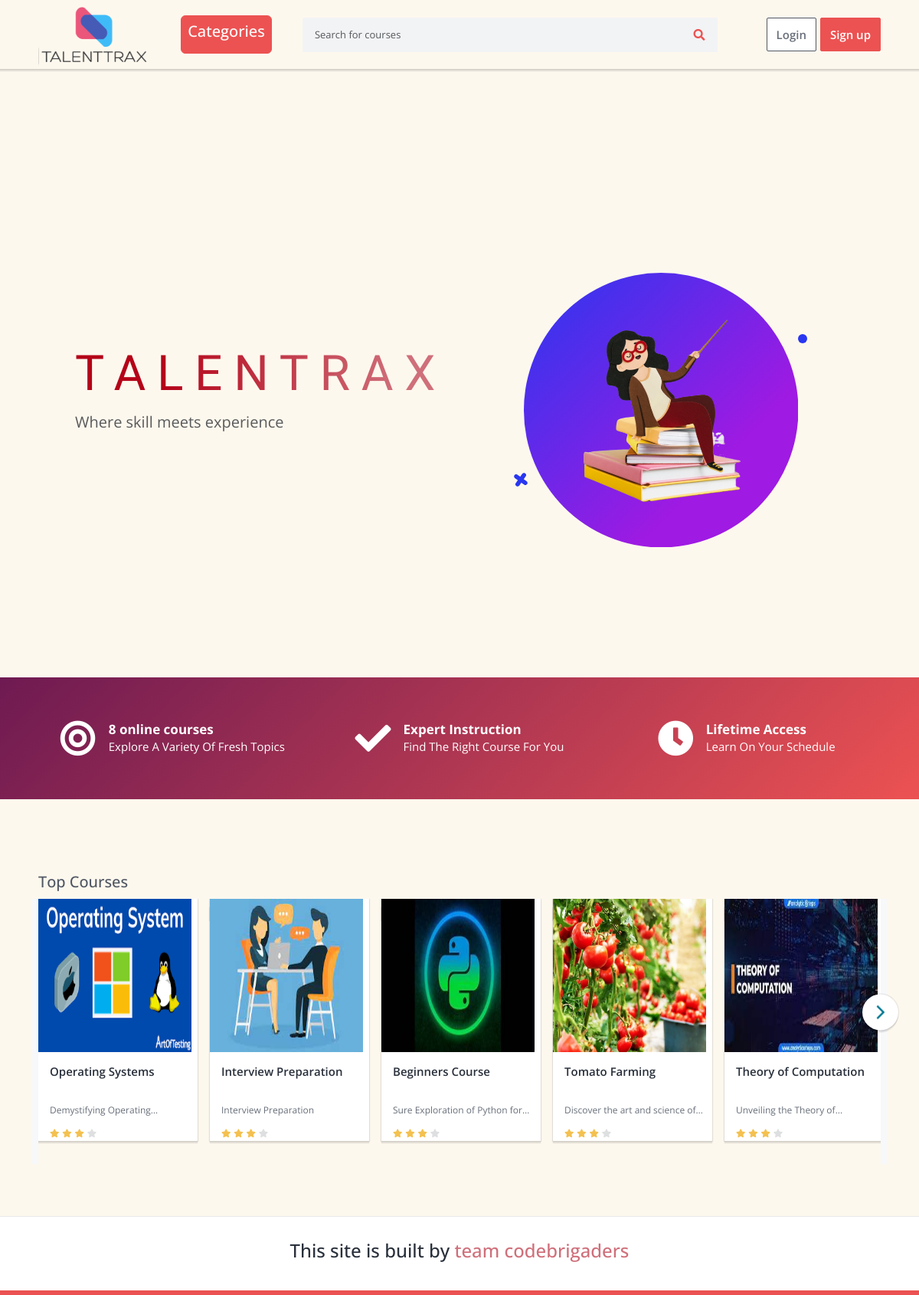
The page / on the database its author committed.
### courses/models.py (models this page shows, shortened)
class Course(models.Model):
    title = models.CharField(max_length=200)
    user = models.ForeignKey(User, on_delete=models.CASCADE)
    category = models.ForeignKey(Category, on_delete=models.SET_NULL, null=True)
    slug = models.SlugField(max_length=200, unique=True, primary_key=True, auto_created=False)
    short_description = models.TextField(blank=False, max_length=60)
    description = models.TextField(blank=False)
    outcome = models.CharField(max_length=200)
    requirements = models.CharField(max_length=200)
    language = models.CharField(max_length=200)
    level = models.CharField(max_length=20)
    thumbnail = models.ImageField(upload_to='thumbnails/')
    video_url = models.CharField(max_length=100)
    is_published = models.BooleanField(default=True)
    created_at = models.DateTimeField(default=now)
    updated_at = models.DateTimeField(default=now)

### talenttrax_/views.py (the view)
# urls.py: path('', HomeListView.as_view(), name='home'),
class HomeListView(ListView):
    model = Course
    template_name = 'index.html'
    context_object_name = 'courses'
    def get_context_data(self, **kwargs):
        context = super().get_context_data(**kwargs)
        context['top_courses'] = self.model.objects.all().order_by('?')
        return context

### cart/context_processors.py (called while the page is built)
def cart(request):
    return {'cart': Cart(request)}

### courses/context_processors.py (called while the page is built)
def categories_processor(request):
    categories = Category.objects.all()
    return {'categories': categories}

### templates/index.html (shortened to what this page needs)
{% extends 'layouts/base.html' %}
{% load static %}
{% load humanize %}
{% block content %}
    <section class="home-banner-area">
        <div class="container-lg">
            <div class="row">
                {% include 'home1.html' %}
            </div>
    </section>
    <section class="home-fact-area pt-5 pb-5 mt-5 mb-5">
        <div class="container-lg">
            <div class="row">
                <div class="col-md-4 d-flex">
                    <div class="home-fact-box mr-md-auto ml-auto mr-auto">
                        <i class="fas fa-bullseye float-left"></i>
                        <div class="text-box">
                            <h4>{{ courses.count }} online courses</h4>
                            <p>Explore A Variety Of Fresh Topics</p>
                        </div>
                    </div>
                </div>
                <div class="col-md-4 d-flex">
                    <div class="home-fact-box mr-md-auto ml-auto mr-auto">
                        <i class="fa fa-check float-left"></i>
                        <div class="text-box">
                            <h4>Expert Instruction</h4>
                            <p>Find The Right Course For You</p>
                        </div>
                    </div>
                </div>
                <div class="col-md-4 d-flex">
                    <div class="home-fact-box mr-md-auto ml-auto mr-auto">
                        <i class="fa fa-clock float-left"></i>
                        <div class="text-box">
                            <h4>Lifetime Access</h4>
                            <p>Learn On Your Schedule</p>
                        </div>
                    </div>
                </div>
            </div>
        </div>
    </section>
    <section class="course-carousel-area pb-5 pt-5 mt-5" >
        <div class="container-lg">
            <div class="row">
                <div class="col">
                    <h2 class="course-carousel-title">Top Courses</h2>
                    <div class="course-carousel">
                        {% for top_course in top_courses %}
                            <div class="course-box-wrap">
                                <a href="{% url 'courses:course-details' top_course.slug %}" class="has-popover">
                                    <div class="course-box">
                                        <div class="course-badge position best-seller">Best seller</div>
                                        <div class="course-image">
                                            <img style="height: 200px; width: 200px" src="{{ top_course.thumbnail.url }}" alt="" class="img-fluid">
                                        </div>
                                        <div class="course-details">
                                            <h5 class="title">{{ top_course.title }}</h5>
                                            <p class="instructors">{{ top_course.short_description }}</p>
                                            <div class="rating">
                                                <i class="fas fa-star filled"></i>
                                                <i class="fas fa-star filled"></i>
                                                <i class="fas fa-star filled"></i>
                                                <i class="fas fa-star"></i>
                                                <span class="d-inline-block average-rating">5</span>
                                            </div>
                                        </div>
                                    </div>
                                </a>
                            </div>
                        {% endfor %}
                    </div>
                </div>
            </div>
        </div>
    </section>
{% endblock %}

### templates/layouts/base.html (shortened to what this page needs)
<!DOCTYPE html>
<html>
<head>
    {% include 'partials/header.html' %}
</head>
<body class="gray-bg">
{% include 'partials/navbar.html' %}
{% block content %}{% endblock %}
{% include 'partials/footer.html' %}
</body>
</html>

### templates/partials/header.html (shortened to what this page needs)
{% load static %}
<link rel="stylesheet" href="{% static 'frontend/css/jquery.webui-popover.min.css' %}">
<link rel="stylesheet" href="{% static 'frontend/css/select2.min.css' %}">
<link rel="stylesheet" href="{% static 'frontend/css/slick.css' %}">
<link rel="stylesheet" href="{% static 'frontend/css/slick-theme.css' %}">
<link rel="stylesheet" href="{% static 'frontend/css/fontawesome-all.min.css' %}">
<link rel="stylesheet" href="{% static 'frontend/css/bootstrap.min.css' %}">
<link href="https://cdn.jsdelivr.net/npm/bootstrap@5.3.1/dist/css/bootstrap.min.css" rel="stylesheet"
integrity="sha384-4bw+/aepP/YC94hEpVNVgiZdgIC5+VKNBQNGCHeKRQN+PtmoHDEXuppvnDJzQIu9">
<link rel="stylesheet" href="{% static 'frontend/css/main.css' %}">
<link rel="stylesheet" href="{% static 'frontend/css/responsive.css' %}">
<link rel="stylesheet" href="https://cdnjs.cloudflare.com/ajax/libs/toastr.js/latest/css/toastr.css">
<link rel="stylesheet" href="{% static 'frontend/css/style.css' %}">

### templates/partials/navbar.html (shortened to what this page needs)
{% load static %}
<section class="menu-area">
    <div class="container-xl">
        <div class="row">
            <div class="col">
                <nav class="navbar navbar-expand-lg navbar-light">
                    <a class="navbar-brand" href="/">
                                              <img src="{% static 'images/logo.svg' %}" alt="" height="80">
                    </a>
                    {% include 'partials/menu.html' %}
                    <form class="inline-form" action="{% url 'udemy:search' %}" method="get" style="width: 80%;">
                        <div class="input-group search-box mobile-search">
                            <input type="text" name='q' class="form-control"
                                   placeholder="Search for courses">
                            <div class="input-group-append">
                                <button class="btn" type="submit"><i class="fas fa-search"></i></button>
                            </div>
                        </div>
                    </form>
                    {% if request.user.is_authenticated %}
                        <div class="user-box menu-icon-box">
                            <div class="icon">
                                <a href="">
                                    <img src="{% static 'images/avatar.png' %}" alt="" class="img-fluid">
                                </a>
                            </div>
                            <div class="dropdown user-dropdown corner-triangle top-right">
                                <ul class="user-dropdown-menu">
                                    <li class="dropdown-user-info">
                                        <a href="">
                                            <div class="clearfix">
                                                <div class="user-image float-left">
                                                    <img src="{% static 'images/avatar.png' %}" alt=""
                                                         class="img-fluid">
                                                </div>
                                                <div class="user-details">
                                                    <div class="user-name">
                                                        <span class="hi">hi,</span> {{ request.user.email }}
                                                    </div>
                                                    <div class="user-email">
                                                        <span class="email">{{ request.user.name }}</span>
                                                        <span class="welcome">Welcome back</span>
                                                    </div>
                                                </div>
                                            </div>
                                        </a>
                                    </li>
                                    <li class="user-dropdown-menu-item">
                                        <a href="{% url 'accounts:enrolled-courses' %}">
                                            <i class="far fa-gem"></i>Enrolled Courses
                                        </a>
                                    </li>
                                    <li class="user-dropdown-menu-item">
                                        <a href="">
                                            <i class="far fa-heart"></i>My Wishlist
                                        </a>
                                    </li>
                                    <li class="user-dropdown-menu-item">
                                        <a href="{% url 'accounts:my-profile' %}">
                                            <i class="fas fa-user"></i>Profile Edit
                                        </a>
                                    </li>
                                    <li class="dropdown-user-logout user-dropdown-menu-item">
                                        <a href="{% url 'accounts:logout' %}">Logout</a>
                                    </li>
                                </ul>
                            </div>
                        </div>
                    {% else %}
                        <div class="sign-in-box btn-group">
                            <a href="{% url 'accounts:login' %}" class="btn btn-sign-in">Login</a>
                            <a href="{% url 'accounts:register' %}" class="btn btn-sign-up">Sign up</a>
                        </div>
                    {% endif %}
                </nav>
            </div>
        </div>
    </div>
</section>

### templates/partials/menu.html (shortened to what this page needs)
<div class="main-nav-wrap">
    <ul class="mobile-main-nav">
        <li class="has-children">
            <a href="" class="btn p-2 text-white pl-1 rounded">
                <h5>Categories</h5>
            </a>
        </li>
    </ul>
</div>

### templates/home1.html (shortened to what this page needs)
{% load static %}
<header class="masthead mb-0">
    <header class="masthead">
        <div class="container px-5">
            <div class="row gx-5 align-items-center">
                <div class="col-lg-6">
                    <div class="mb-5 mb-lg-0 text-center text-lg-start">
                        <h1 class="display-1 lh-1 mb-3 home-brand-text">TALENTRAX</h1>
                        <p class="lead fw-normal text-muted mb-5 home-brand-text-1">Where skill meets experience</p>
                    </div>
                </div>
                <div class="col-lg-6">
                    <div class="masthead-device-mockup">
                        <svg class="shape-2 d-none d-sm-block" viewBox="0 0 100 100"
                            xmlns="http://www.w3.org/2000/svg">
                            <circle cx="50" cy="50" r="50"></circle>
                        </svg>
                        <div class="device-wrapper">
                            <div class="screen ">
                                <img src={% static 'images/home-logo.png' %} class="home-logo">
                            </div>
                        </div>
                    </div>
                </div>
            </div>
        </div>
        </div>

### templates/partials/footer.html (shortened to what this page needs)
<footer class="footer-area">
    <div class="container-xl">
        <div class="row justify-content-center">
            <div class="col text-center">
                <h4> This site is built by <span style="color:#CF6F7A ">team codebrigaders</span></h4>
            </div>
        </div>
    </div>
</footer>

### templates/partials/scripts.html (shortened to what this page needs)
{% load static %}

### static/frontend/css/responsive.css (style rules this page uses)
@media (min-width:768px) { .navbar-expand-lg { -webkit-box-orient: horizontal; -webkit-box-direction: normal; -ms-flex-flow: row nowrap; flex-flow: row nowrap; -webkit-box-pack: start; -ms-flex-pack: start; justify-content: flex-start; } }
@media (min-width:768px) { .main-nav-wrap { margin: 0 30px 0 22px; } }
@media (min-width:768px) { .main-nav-wrap { margin: 0 40px 0 25px; } }
@media (min-width:768px) { .main-nav-wrap>ul>li>a { font-size: 13px; color: #505763; padding: 23px 0; display: inline-block; position: relative; padding-left: 16px } }
@media (min-width:768px) { .main-nav-wrap ul { list-style: none; margin: 0; padding: 0; } }
@media (min-width:768px) { .main-nav-wrap>ul>li { position: relative; } }
@media (min-width:768px) { .sign-in-box { margin-left: 15px; } }

### static/frontend/css/style.css (style rules this page uses)
:root { --font-roboto: Roboto; --font-montserrat: Montserrat; --font-montecarlo: MonteCarlo; --font-size-7xl: 26px; --font-size-mini: 15px; --font-size-9xl: 28px; --font-size-lg: 18px; --color-floralwhite: #fdf8ee; --color-chocolate: #ff7426; --color-darkslateblue: #4d2c5e; --color-black: #000; --color-gray-100: #1d1d1d; --color-gray-200: rgba(255, 255, 255, 0.6); --color-gray-300: rgba(255, 255, 255, 0.2); --color-white: #fff; --br-4xl: 23px; }
body { background-color: #fdf8ee; }
.masthead { padding-top: 9.5rem; padding-bottom: 5rem; }
.masthead h1 { background: linear-gradient(270deg, #cf6f7a 11.45%, #b40318 76.75%); background-clip: text; -webkit-background-clip: text; -webkit-text-fill-color: transparent; font-family: "MonteCarlo", cursive; font-style: normal; font-size: 4rem; letter-spacing: 0.23em; }
.masthead .masthead-device-mockup { display: flex; align-items: center; justify-content: center; position: relative; z-index: 0; }
.masthead .masthead-device-mockup .shape-1 { position: absolute; height: 1rem; width: 1rem; transform: rotate(-10deg); fill: #2937f0; bottom: 15%; left: 10%; }
.masthead .masthead-device-mockup .shape-2 { position: absolute; height: 0.75rem; width: 0.75rem; fill: #2937f0; top: 15%; right: 10%; }
.masthead .masthead-device-mockup .device-wrapper { max-width: 10rem; z-index: 1; }
.home-logo { max-width: 100%; max-height: 100%; }
@media (min-width: 576px) { .masthead .masthead-device-mockup .device-wrapper { max-width: 12.5rem; } }
@media (min-width: 768px) { .masthead .masthead-device-mockup .device-wrapper { max-width: 15rem; } }
@media (min-width: 992px) { .masthead .masthead-device-mockup .device-wrapper { max-width: 15rem; } }
@media (min-width: 1200px) { .masthead .masthead-device-mockup .device-wrapper { max-width: 15rem; } }

### rows shown on the page
Course: thumbnail (picture), title "Operating Systems", short_description "Demystifying…"
Course: thumbnail (picture), title "Interview Preparation", short_description "Interview Preparation"
Course: thumbnail (picture), title "Beginners Course", short_description "Sure Exploration of Python…"
Course: thumbnail (placeholder picture), title "Tomato Farming", short_description "Discover the art and science…"
Course: thumbnail (picture), title "Theory of Computation", short_description "Unveiling the Theory…"

### other values the page prints
{{ courses.count }} "8"
